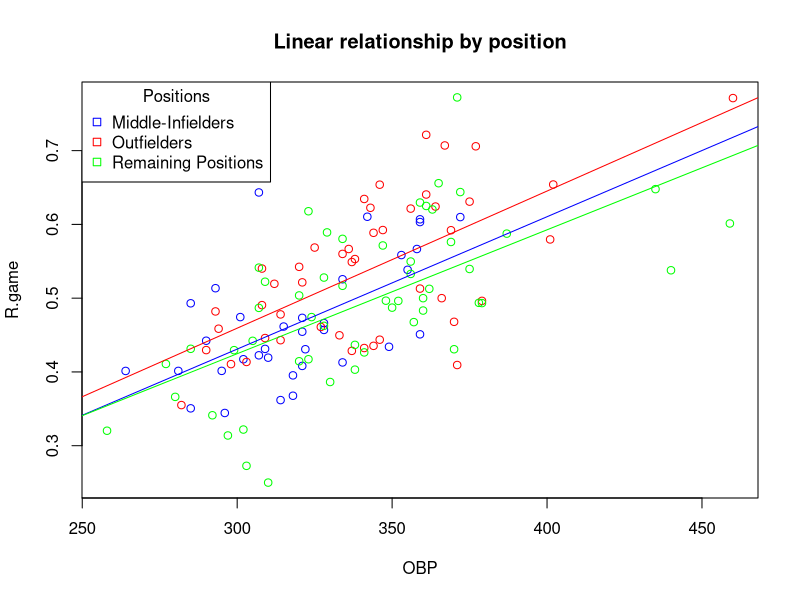

The R script that drew this image:
# STAT 596 -- H.W.6
# Author: Pradeep Singh

# read the data
mlb <- read.csv(file="MLB2015data.csv", header=TRUE)
attach(mlb)

# diving players in 3 groups -- "mid-inf", "outfielders", "remaining players".
mid.inf <- ifelse((Pos=="2B") | (Pos=="SS"), 1, 0)
outfielder <- ifelse((Pos=="CF") | (Pos=="RF") | (Pos=="LF"), 1, 0)
# remaining players are in mid.inf = 0 and outfielder = 0.

R.game <- R / G
OBP <- OBP * 1000

# -----------------------------------------------------
# Part A

# Obtain separate regression lines for each group
fit.Mid <- lm(R.game~OBP, subset=mid.inf==1)
fit.Out <- lm(R.game~OBP, subset=outfielder==1)
fit.Rem <- lm(R.game~OBP, subset=(mid.inf==0) & (outfielder==0))

summary(fit.Mid)
summary(fit.Out)
summary(fit.Rem)

# Add points to empty plot. 
plot(OBP, R.game, type="n", main="Linear relationship by position")
points(OBP[mid.inf==1], R.game[mid.inf==1] , col="blue")
points(OBP[outfielder==1], R.game[outfielder==1] , col="red")
points(OBP[(mid.inf==0) & (outfielder==0)], R.game[(mid.inf==0) & (outfielder==0)], 
       col="green")

# Add regression lines with color
abline(fit.Mid, col="blue")
abline(fit.Out, col="red")
abline(fit.Rem, col="green")

# Add legend
legend("topleft", c("Middle-Infielders", "Outfielders", "Remaining Positions" ), 
       col=c("blue", "red", "green"), pch = .5, title = "Positions")

# ----------------------------------------------------------
# Part B

fit.nointeraction <- lm(R.game ~ OBP + mid.inf + outfielder)
summary(fit.nointeraction)

# beta0 = intercept of the "remaining group" line
# beta1 = slope of the 3 lines 
# beta2 = difference of intercepts, (mid infielders - remaining group)
# beta3 = difference of intercepts, (outfielders - remaining group)

# This model assumes that the slopes of the 3 lines are equal. 

# Note that there is a statistically significant difference (at the 0.05 level) 
# between the intercepts of the "outfielders" line and the "remaining" players line. 

# The difference between the intercepts of the "mid-infielders" line and the 
# "remaining" players line is not so statistically significant.

# Under the assumption of equal slopes, it seems that outfielders tend to be faster 
# (or at least better base runners) than mid-infielders and remaining players.

# ----------------------------------------------------
# Part C.

fit.interaction <- lm(R.game ~ OBP + mid.inf + outfielder + OBP * mid.inf 
                      + OBP * outfielder)
summary(fit.interaction)

# beta0 = intercept of the "remaining group" line
# beta1 = slope of the "remaining group" line
# beta2 = difference of intercepts between middle infielders - remaining group
# beta3 = difference of intercepts between outfielders - remaining group
# beta4 = difference of slopes between middle infielders - remaining group
# beta5 = difference of slopes between outfielders - remaining group

# The t-tests for beta4 and beta5 suggest that the differences in slopes 
# are not statistically significant. 

# Part D.
anova(fit.nointeraction, fit.interaction)  # Test difference in slopes (joint F-test)

# The F-test above suggest that we can drop the interaction terms from the model, 
# so the equal slopes assumption is appropriate. The no-interaction model is enough 
# (assuming we are not interested in other variables).
